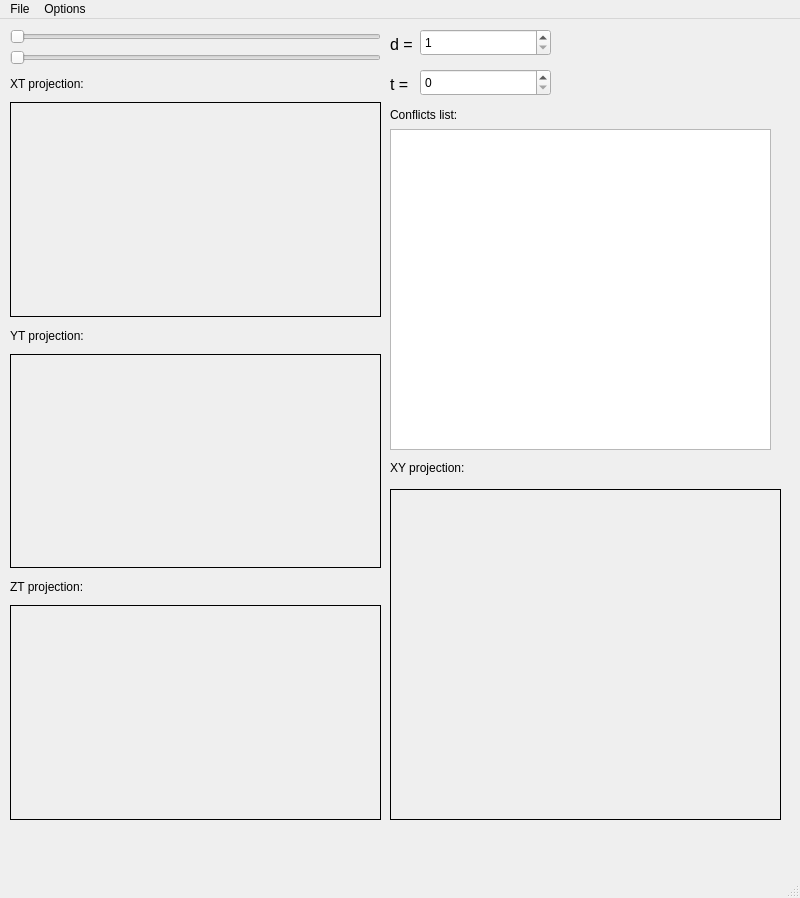
<?xml version="1.0" encoding="UTF-8"?>
<ui version="4.0">
 <class>MainWindow</class>
 <widget class="QMainWindow" name="MainWindow">
  <property name="geometry">
   <rect>
    <x>0</x>
    <y>0</y>
    <width>800</width>
    <height>898</height>
   </rect>
  </property>
  <property name="windowTitle">
   <string>MainWindow</string>
  </property>
  <widget class="QWidget" name="centralwidget">
   <widget class="QLabel" name="projection_yx">
    <property name="geometry">
     <rect>
      <x>390</x>
      <y>470</y>
      <width>391</width>
      <height>331</height>
     </rect>
    </property>
    <property name="frameShape">
     <enum>QFrame::Panel</enum>
    </property>
    <property name="text">
     <string/>
    </property>
   </widget>
   <widget class="QListWidget" name="listWidget">
    <property name="geometry">
     <rect>
      <x>390</x>
      <y>110</y>
      <width>381</width>
      <height>321</height>
     </rect>
    </property>
   </widget>
   <widget class="QLabel" name="time_label">
    <property name="geometry">
     <rect>
      <x>10</x>
      <y>810</y>
      <width>471</width>
      <height>31</height>
     </rect>
    </property>
    <property name="text">
     <string/>
    </property>
   </widget>
   <widget class="QWidget" name="verticalLayoutWidget">
    <property name="geometry">
     <rect>
      <x>10</x>
      <y>10</y>
      <width>371</width>
      <height>791</height>
     </rect>
    </property>
    <layout class="QVBoxLayout" name="verticalLayout">
     <item>
      <widget class="QSlider" name="sliderD">
       <property name="minimum">
        <number>1</number>
       </property>
       <property name="maximum">
        <number>2000</number>
       </property>
       <property name="orientation">
        <enum>Qt::Horizontal</enum>
       </property>
      </widget>
     </item>
     <item>
      <widget class="QSlider" name="sliderT">
       <property name="maximum">
        <number>3600</number>
       </property>
       <property name="orientation">
        <enum>Qt::Horizontal</enum>
       </property>
      </widget>
     </item>
     <item>
      <widget class="QLabel" name="label_7">
       <property name="maximumSize">
        <size>
         <width>16777215</width>
         <height>25</height>
        </size>
       </property>
       <property name="text">
        <string>XT projection:</string>
       </property>
      </widget>
     </item>
     <item>
      <widget class="QLabel" name="projection_xt">
       <property name="frameShape">
        <enum>QFrame::Box</enum>
       </property>
       <property name="text">
        <string/>
       </property>
      </widget>
     </item>
     <item>
      <widget class="QLabel" name="label_5">
       <property name="maximumSize">
        <size>
         <width>369</width>
         <height>25</height>
        </size>
       </property>
       <property name="baseSize">
        <size>
         <width>0</width>
         <height>0</height>
        </size>
       </property>
       <property name="text">
        <string>YT projection:</string>
       </property>
      </widget>
     </item>
     <item>
      <widget class="QLabel" name="projection_yt">
       <property name="frameShape">
        <enum>QFrame::Box</enum>
       </property>
       <property name="text">
        <string/>
       </property>
      </widget>
     </item>
     <item>
      <widget class="QLabel" name="label_6">
       <property name="maximumSize">
        <size>
         <width>16777215</width>
         <height>25</height>
        </size>
       </property>
       <property name="text">
        <string>ZT projection:</string>
       </property>
      </widget>
     </item>
     <item>
      <widget class="QLabel" name="projection_zt">
       <property name="frameShape">
        <enum>QFrame::Panel</enum>
       </property>
       <property name="text">
        <string/>
       </property>
      </widget>
     </item>
    </layout>
   </widget>
   <widget class="QLabel" name="label">
    <property name="geometry">
     <rect>
      <x>390</x>
      <y>10</y>
      <width>26</width>
      <height>31</height>
     </rect>
    </property>
    <property name="font">
     <font>
      <pointsize>12</pointsize>
      <weight>50</weight>
      <italic>false</italic>
      <bold>false</bold>
     </font>
    </property>
    <property name="text">
     <string>d = </string>
    </property>
   </widget>
   <widget class="QSpinBox" name="spinD">
    <property name="geometry">
     <rect>
      <x>420</x>
      <y>10</y>
      <width>131</width>
      <height>27</height>
     </rect>
    </property>
    <property name="minimum">
     <number>1</number>
    </property>
    <property name="maximum">
     <number>2000</number>
    </property>
   </widget>
   <widget class="QLabel" name="label_2">
    <property name="geometry">
     <rect>
      <x>390</x>
      <y>50</y>
      <width>23</width>
      <height>31</height>
     </rect>
    </property>
    <property name="font">
     <font>
      <pointsize>12</pointsize>
      <weight>50</weight>
      <italic>false</italic>
      <bold>false</bold>
     </font>
    </property>
    <property name="text">
     <string>t = </string>
    </property>
   </widget>
   <widget class="QSpinBox" name="spinT">
    <property name="geometry">
     <rect>
      <x>420</x>
      <y>50</y>
      <width>131</width>
      <height>27</height>
     </rect>
    </property>
    <property name="maximum">
     <number>3600</number>
    </property>
   </widget>
   <widget class="QLabel" name="label_3">
    <property name="geometry">
     <rect>
      <x>390</x>
      <y>80</y>
      <width>181</width>
      <height>31</height>
     </rect>
    </property>
    <property name="text">
     <string>Conflicts list:</string>
    </property>
   </widget>
   <widget class="QLabel" name="label_4">
    <property name="geometry">
     <rect>
      <x>390</x>
      <y>440</y>
      <width>131</width>
      <height>17</height>
     </rect>
    </property>
    <property name="text">
     <string>XY projection:</string>
    </property>
   </widget>
  </widget>
  <widget class="QMenuBar" name="menubar">
   <property name="geometry">
    <rect>
     <x>0</x>
     <y>0</y>
     <width>800</width>
     <height>25</height>
    </rect>
   </property>
   <widget class="QMenu" name="menuFile">
    <property name="title">
     <string>File</string>
    </property>
    <addaction name="actionOpen"/>
    <addaction name="actionSave"/>
   </widget>
   <widget class="QMenu" name="menuOptions">
    <property name="title">
     <string>Options</string>
    </property>
    <addaction name="actionGenerate_routes"/>
   </widget>
   <addaction name="menuFile"/>
   <addaction name="menuOptions"/>
  </widget>
  <widget class="QStatusBar" name="statusbar"/>
  <action name="actionOpen">
   <property name="text">
    <string>Open</string>
   </property>
  </action>
  <action name="actionGenerate_routes">
   <property name="text">
    <string>Generate routes</string>
   </property>
  </action>
  <action name="actionSave">
   <property name="text">
    <string>Save</string>
   </property>
  </action>
 </widget>
 <resources/>
 <connections>
  <connection>
   <sender>sliderD</sender>
   <signal>valueChanged(int)</signal>
   <receiver>spinD</receiver>
   <slot>setValue(int)</slot>
   <hints>
    <hint type="sourcelabel">
     <x>500</x>
     <y>393</y>
    </hint>
    <hint type="destinationlabel">
     <x>475</x>
     <y>366</y>
    </hint>
   </hints>
  </connection>
  <connection>
   <sender>spinD</sender>
   <signal>valueChanged(int)</signal>
   <receiver>sliderD</receiver>
   <slot>setValue(int)</slot>
   <hints>
    <hint type="sourcelabel">
     <x>475</x>
     <y>356</y>
    </hint>
    <hint type="destinationlabel">
     <x>500</x>
     <y>393</y>
    </hint>
   </hints>
  </connection>
  <connection>
   <sender>spinT</sender>
   <signal>valueChanged(int)</signal>
   <receiver>sliderT</receiver>
   <slot>setValue(int)</slot>
   <hints>
    <hint type="sourcelabel">
     <x>475</x>
     <y>426</y>
    </hint>
    <hint type="destinationlabel">
     <x>500</x>
     <y>463</y>
    </hint>
   </hints>
  </connection>
  <connection>
   <sender>sliderT</sender>
   <signal>valueChanged(int)</signal>
   <receiver>spinT</receiver>
   <slot>setValue(int)</slot>
   <hints>
    <hint type="sourcelabel">
     <x>500</x>
     <y>463</y>
    </hint>
    <hint type="destinationlabel">
     <x>475</x>
     <y>426</y>
    </hint>
   </hints>
  </connection>
 </connections>
</ui>
